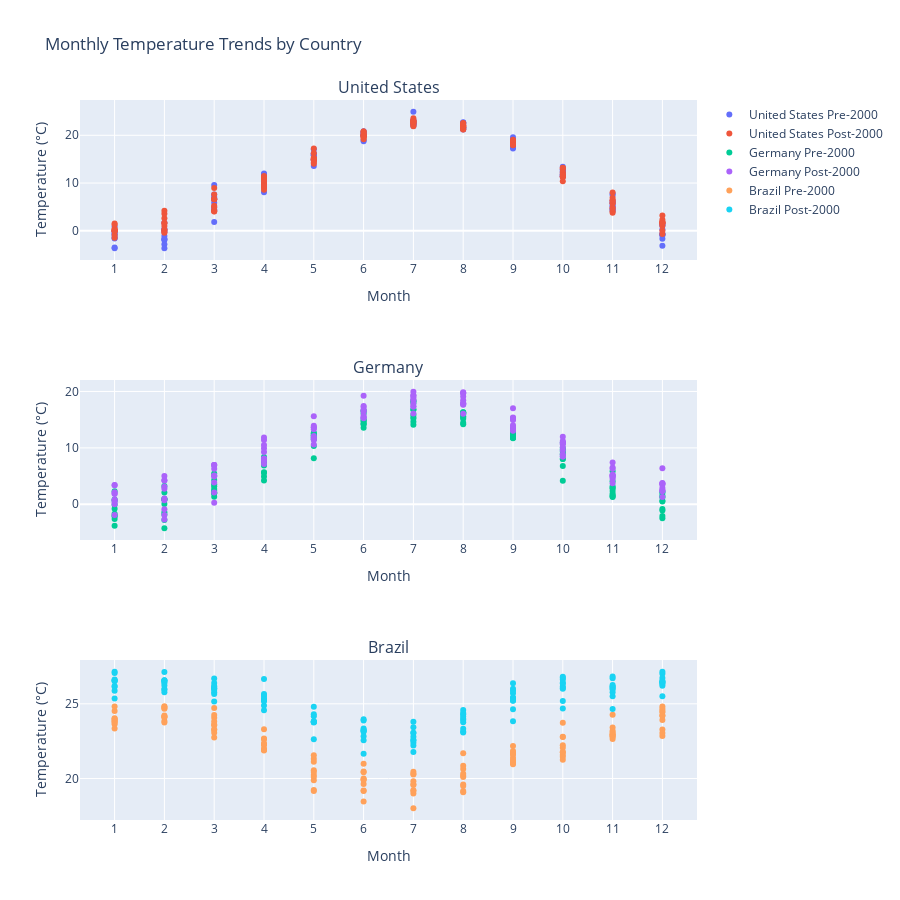

This figure's notebook cell:
### Markdown cell above
In this figure, I am exploring the temperature trends of every month pre-2000 and post-2000 for any selected countries. I created a function where the user can input the countries/country, and it will output the graphs for the temperature trends. To create this figure, I first had to make sure that the function filtered the dataframe for the input countries, and then calculated the mean temperature for each month for each country. Then, I had to separate the temperatures into pre-2000 and post-2000, which is determined based on the 'Year' column in the data frame. From there, I was able to plot the points for each graph and separate the points by color based on if they were pre-2000 or post-2000.

In my example above, it is clear that the United States had mostly constant temperatures across the year, with only a few months increasing in temperature post-2000. There are even months where the highest average temperature was from pre-2000 rather than post-2000. Germany on the other hand, is much more obvious in that average temperatures per month increased post-2000, but they were still pretty similar to pre-2000 temperatures. Brazil has the most drastic change, with all post-2000 average temperatures per month being greater than pre-2000 temperataures. In each graph, the temperature trends across the year remain constant, which indicates that the climate in each country stayed relatively the same, and the only thing that changed was that the average temperature for each respective month increased.

It is also interesting that Brazil's temperature trend is opposite of the United States and Germany, where there are lower temperatures in May to August, compared to the United States and Germany where temperatures peak in these months.

### Code cell
import plotly.graph_objects as go
from plotly.subplots import make_subplots

def plot_monthly_temperature_trends(df, selected_countries):
    """
    Plots average monthly temperature trends for specified countries in separate subplots
    
    Inputs: 
    df: Pandas DataFrame
    selected_countries: list of strings, the countries to include in the plot
    
    Output:
    Interactive graph displaying monthly temperature trends for selected countries in subplots
    """
    # filter data for the specified countries
    filtered_countries = df[df['Country'].isin(selected_countries)]

    # group by Country, Year, and Month and calculate the mean temperature
    monthly_avg_temps = filtered_countries.groupby(['Country', 'Year', 'Month'])['Temp'].mean().reset_index()
    
    # create a figure with a subplot for each country
    fig = make_subplots(rows=len(selected_countries), cols=1, subplot_titles=[f'{country}' for country in selected_countries])

    # loop through each selected country and add traces for pre-2000 and post-2000 temperatures
    for index, country in enumerate(selected_countries, start=1):
        # filter the data for the current country
        country_data = monthly_avg_temps[monthly_avg_temps['Country'] == country]
        
        # separate pre-2000 and post-2000 temperatures
        pre_2000 = country_data[country_data['Year'] < 2000]
        post_2000 = country_data[country_data['Year'] >= 2000]
        
        # add traces for pre-2000 and post-2000 temperatures to the appropriate subplot
        fig.add_trace(go.Scatter(x=pre_2000['Month'], y=pre_2000['Temp'], mode='markers', name=f'{country} Pre-2000'),
                      row=index, col=1)
        fig.add_trace(go.Scatter(x=post_2000['Month'], y=post_2000['Temp'], mode='markers', name=f'{country} Post-2000'),
                      row=index, col=1)

    # update layout
    fig.update_layout(height=300*len(selected_countries), title_text='Monthly Temperature Trends by Country',
                      xaxis_title='Month', yaxis_title='Average Temperature', showlegend=True)
    
    fig.update_xaxes(title_text="Month", tickmode='array', tickvals=list(range(1, 13)))
    fig.update_yaxes(title_text="Temperature (°C)")

    # show the plot
    fig.show()


plot_monthly_temperature_trends(df, ['United States', 'Germany', 'Brazil'])

### Figure 1 — Plotly figure (JSON) as saved in the notebook; plotly's stock layout.template omitted (floating-point values rounded to 4 significant figures)
{"data": [{"mode": "markers", "name": "United States Pre-2000", "type": "scatter", "x": [1, 2, 3, 4, 5, 6, 7, 8, 9, 10, 11, 12, 1, 2, 3, 4, 5, 6, 7, 8, 9, 10, 11, 12, 1, 2, 3, 4, 5, 6, 7, 8, 9, 10, 11, 12, 1, 2, 3, 4, 5, 6, 7, 8, 9, 10, 11, 12, 1, 2, 3, 4, 5, 6, 7, 8, 9, 10, 11, 12, 1, 2, 3, 4, 5, 6, 7, 8, 9, 10, 11, 12, 1, 2, 3, 4, 5, 6, 7, 8, 9, 10, 11, 12, 1, 2, 3, 4, 5, 6, 7, 8, 9, 10, 11, 12, 1, 2, 3, 4, 5, 6, 7, 8, 9, 10, 11, 12, 1, 2, 3, 4, 5, 6, 7, 8, 9, 10, 11, 12], "xaxis": "x", "y": [-0.6962, -2.796, 4.395, 9.515, 15.92, 20.86, 24.93, 22.75, 17.73, 12.86, 4.492, -0.9541, -1.598, -1.804, 5.894, 10.3, 17.1, 19.87, 22.66, 21.56, 17.25, 12.73, 7.522, -0.7424, -1.059, -1.085, 6.828, 10.39, 16.25, 18.73, 22.46, 21.32, 17.57, 12.43, 4.223, -1.668, -3.508, -1.933, 4.885, 9.067, 16.09, 19.96, 21.95, 21.23, 18.44, 12.23, 5.954, -0.6173, -3.627, -3.641, 7.097, 10.5, 15.9, 20.45, 22.33, 22.26, 18.95, 11.43, 5.791, 0.3077, 0.9233, 0.2471, 1.836, 11.8, 15.9, 20.2, 22.39, 22.58, 19.59, 11.81, 5.217, 1.222, -0.5095, 0.3981, 7.626, 8.075, 13.56, 19.04, 22.75, 21.55, 18.17, 11.73, 5.227, 1.636, -0.0009441, -0.1267, 6.578, 11.56, 15.7, 19.95, 22.99, 21.57, 19.06, 11.71, 6.323, 1.189, -0.07527, 1.711, 4.39, 9.6, 14.87, 20.66, 22.26, 22.62, 17.94, 11.37, 7.79, -3.098, -1.504, -1.667, 9.621, 12.01, 14.92, 19.89, 23.17, 21.56, 18.62, 13.4, 4.661, -0.7871], "yaxis": "y"}, {"mode": "markers", "name": "United States Post-2000", "type": "scatter", "x": [1, 2, 3, 4, 5, 6, 7, 8, 9, 10, 11, 12, 1, 2, 3, 4, 5, 6, 7, 8, 9, 10, 11, 12, 1, 2, 3, 4, 5, 6, 7, 8, 9, 10, 11, 12, 1, 2, 3, 4, 5, 6, 7, 8, 9, 10, 11, 12, 1, 2, 3, 4, 5, 6, 7, 8, 9, 10, 11, 12, 1, 2, 3, 4, 5, 6, 7, 8, 9, 10, 11, 12, 1, 2, 3, 4, 5, 6, 7, 8, 9, 10, 11, 12, 1, 2, 3, 4, 5, 6, 7, 8, 9, 10, 11, 12, 1, 2, 3, 4, 5, 6, 7, 8, 9, 10, 11, 12, 1, 2, 3, 4, 5, 6, 7, 8, 9, 10, 11, 12], "xaxis": "x", "y": [-1.429, 0.1896, 5.256, 9.934, 14.06, 19.63, 23.11, 22.55, 18.11, 11.98, 5.751, 1.726, 1.529, 2.612, 8.962, 11.46, 16.26, 20.01, 23.57, 22.1, 18.09, 11.38, 5.84, 1.75, -0.05557, 1.021, 4.24, 9.036, 15.01, 20.14, 22.5, 21.68, 18.28, 11.29, 4.881, -0.6673, -0.852, -0.2652, 4.038, 9.978, 15.28, 19.52, 21.87, 21.23, 18.04, 12.93, 3.773, 2.347, 0.4139, 0.2193, 6.649, 10.74, 15.18, 20.77, 22.12, 21.59, 19.09, 13.21, 6.299, 3.238, -0.02849, 3.605, 7.621, 10.95, 14.81, 20.8, 22.72, 22.06, 18.44, 13.17, 8.024, 0.03553, 0.3481, 4.205, 6.64, 11.09, 14.83, 20.03, 23.06, 21.29, 18.05, 12.32, 6.391, 1.018, -0.004073, 1.567, 4.977, 8.58, 17.22, 20.42, 22.95, 21.87, 18.65, 11.31, 4.101, 1.472, -0.00989, -0.4138, 4.089, 10.64, 14.32, 19.17, 22.47, 21.91, 18.91, 10.36, 4.643, 1.911, 1.271, 1.693, 6.602, 9.412, 14.83, 19.78, 22.85, 22.46, 17.92, 11.66, 6.92, 1.581], "yaxis": "y"}, {"mode": "markers", "name": "Germany Pre-2000", "type": "scatter", "x": [1, 2, 3, 4, 5, 6, 7, 8, 9, 10, 11, 12, 1, 2, 3, 4, 5, 6, 7, 8, 9, 10, 11, 12, 1, 2, 3, 4, 5, 6, 7, 8, 9, 10, 11, 12, 1, 2, 3, 4, 5, 6, 7, 8, 9, 10, 11, 12, 1, 2, 3, 4, 5, 6, 7, 8, 9, 10, 11, 12, 1, 2, 3, 4, 5, 6, 7, 8, 9, 10, 11, 12, 1, 2, 3, 4, 5, 6, 7, 8, 9, 10, 11, 12, 1, 2, 3, 4, 5, 6, 7, 8, 9, 10, 11, 12, 1, 2, 3, 4, 5, 6, 7, 8, 9, 10, 11, 12, 1, 2, 3, 4, 5, 6, 7, 8, 9, 10, 11, 12], "xaxis": "x2", "y": [-3.809, -4.249, 1.984, 7.563, 12.25, 15.11, 17.97, 16.05, 13.06, 8.758, 2.375, 0.5143, 2.295, -1.409, 3.194, 7.427, 8.165, 14.75, 15.47, 14.44, 11.84, 6.781, 1.393, -2.098, -0.07582, 3.237, 5.473, 4.223, 12.11, 14.4, 15.86, 15.15, 13.32, 9.365, 4.097, -1.08, -1.659, 0.8276, 2.727, 8.389, 11.91, 14.83, 18.28, 16.18, 11.72, 8.025, 2.929, 2.021, -2.182, 0.9988, 4.29, 5.583, 11.54, 16.59, 18.38, 16.33, 12.47, 4.173, 2.785, 0.6343, 0.6214, 0.07138, 1.94, 7.586, 12.61, 14.24, 16.75, 16.32, 12.41, 9.729, 5.846, -2.457, -0.7833, -1.827, 2.388, 5.697, 12.38, 14.16, 14.11, 15.38, 13.0, 10.93, 3.18, 1.23, -2.612, 0.8662, 2.093, 4.909, 12.64, 16.54, 16.8, 14.21, 11.85, 8.019, 1.271, -0.8261, -2.009, -2.789, 1.339, 7.401, 10.32, 13.58, 14.61, 15.99, 12.46, 9.969, 1.606, 1.524, 0.8699, 2.108, 3.545, 6.885, 11.79, 16.09, 15.22, 15.62, 11.81, 8.963, 1.87, 2.217], "yaxis": "y2"}, {"mode": "markers", "name": "Germany Post-2000", "type": "scatter", "x": [1, 2, 3, 4, 5, 6, 7, 8, 9, 10, 11, 12, 1, 2, 3, 4, 5, 6, 7, 8, 9, 10, 11, 12, 1, 2, 3, 4, 5, 6, 7, 8, 9, 10, 11, 12, 1, 2, 3, 4, 5, 6, 7, 8, 9, 10, 11, 12, 1, 2, 3, 4, 5, 6, 7, 8, 9, 10, 11, 12, 1, 2, 3, 4, 5, 6, 7, 8, 9, 10, 11, 12, 1, 2, 3, 4, 5, 6, 7, 8, 9, 10, 11, 12, 1, 2, 3, 4, 5, 6, 7, 8, 9, 10, 11, 12, 1, 2, 3, 4, 5, 6, 7, 8, 9, 10, 11, 12, 1, 2, 3, 4, 5, 6, 7, 8, 9, 10, 11, 12], "xaxis": "x2", "y": [0.7896, 1.012, 5.062, 11.39, 13.61, 16.43, 16.1, 17.9, 15.39, 9.571, 4.809, 3.756, 1.804, -2.707, 6.951, 7.999, 13.92, 15.4, 17.37, 18.44, 13.74, 8.854, 5.165, 1.306, -0.006714, -0.8722, 0.2735, 8.056, 11.62, 15.43, 19.31, 17.91, 13.39, 10.65, 4.475, 3.458, 2.149, 4.226, 6.987, 10.53, 12.1, 15.76, 19.28, 16.05, 15.09, 11.96, 6.529, 2.388, 1.93, 0.7316, 5.099, 8.112, 11.79, 15.27, 18.99, 19.73, 13.12, 8.456, 7.422, 6.39, 0.6949, 3.113, 3.882, 7.677, 13.31, 16.81, 18.37, 17.63, 17.04, 8.451, 3.737, 2.325, -1.907, 2.759, 6.96, 7.159, 13.67, 17.25, 17.84, 17.74, 13.02, 11.23, 4.972, 2.542, 3.396, -1.888, 2.068, 11.82, 15.6, 17.43, 19.95, 19.71, 15.28, 10.97, 5.298, 3.683, 0.3363, 4.253, 6.318, 9.258, 10.59, 19.23, 18.63, 19.1, 14.02, 10.87, 5.121, 3.649, 3.398, 5.003, 4.985, 9.941, 11.39, 16.56, 17.28, 19.88, 14.96, 10.13, 6.315, 2.9], "yaxis": "y2"}, {"mode": "markers", "name": "Brazil Pre-2000", "type": "scatter", "x": [1, 2, 3, 4, 5, 6, 7, 8, 9, 10, 11, 12, 1, 2, 3, 4, 5, 6, 7, 8, 9, 10, 11, 12, 1, 2, 3, 4, 5, 6, 7, 8, 9, 10, 11, 12, 1, 2, 3, 4, 5, 6, 7, 8, 9, 10, 11, 12, 1, 2, 3, 4, 5, 6, 7, 8, 9, 10, 11, 12, 1, 2, 3, 4, 5, 6, 7, 8, 9, 10, 11, 12, 1, 2, 3, 4, 5, 6, 7, 8, 9, 10, 11, 12, 1, 2, 3, 4, 5, 6, 7, 8, 9, 10, 11, 12, 1, 2, 3, 4, 5, 6, 7, 8, 9, 10, 11, 12, 1, 2, 3, 4, 5, 6, 7, 8, 9, 10, 11, 12], "xaxis": "x3", "y": [23.85, 24.21, 23.61, 21.98, 20.55, 19.17, 20.32, 20.64, 21.68, 22.78, 22.64, 22.85, 24.0, 24.71, 23.57, 22.68, 21.32, 20.47, 20.45, 19.17, 21.61, 22.05, 24.27, 24.82, 23.64, 24.67, 24.71, 22.28, 20.24, 20.42, 19.17, 20.11, 20.95, 21.57, 22.87, 24.54, 23.92, 23.85, 23.81, 21.92, 19.24, 18.47, 19.0, 19.6, 21.14, 21.45, 22.78, 23.28, 23.35, 24.08, 22.75, 22.24, 21.55, 20.0, 19.21, 20.18, 21.38, 23.73, 22.97, 24.67, 23.73, 23.75, 23.25, 21.95, 21.13, 19.64, 19.61, 20.85, 21.03, 22.8, 23.41, 24.2, 23.81, 24.15, 24.07, 22.63, 19.88, 19.91, 18.01, 19.08, 21.84, 21.78, 23.2, 24.44, 24.04, 24.13, 23.3, 22.35, 20.44, 19.91, 20.27, 19.5, 21.68, 21.75, 22.84, 24.21, 24.51, 24.84, 23.05, 21.87, 19.17, 19.2, 19.57, 20.33, 21.24, 21.25, 22.97, 23.04, 24.82, 24.79, 24.25, 23.3, 20.1, 20.99, 19.82, 21.69, 22.17, 22.22, 23.1, 23.91], "yaxis": "y3"}, {"mode": "markers", "name": "Brazil Post-2000", "type": "scatter", "x": [1, 2, 3, 4, 5, 6, 7, 8, 9, 10, 11, 12, 1, 2, 3, 4, 5, 6, 7, 8, 9, 10, 11, 12, 1, 2, 3, 4, 5, 6, 7, 8, 9, 10, 11, 12, 1, 2, 3, 4, 5, 6, 7, 8, 9, 10, 11, 12, 1, 2, 3, 4, 5, 6, 7, 8, 9, 10, 11, 12, 1, 2, 3, 4, 5, 6, 7, 8, 9, 10, 11, 12, 1, 2, 3, 4, 5, 6, 7, 8, 9, 10, 11, 12, 1, 2, 3, 4, 5, 6, 7, 8, 9, 10, 11, 12, 1, 2, 3, 4, 5, 6, 7, 8, 9, 10, 11, 12, 1, 2, 3, 4, 5, 6, 7, 8, 9, 10, 11, 12], "xaxis": "x3", "y": [25.87, 25.99, 25.15, 24.58, 22.63, 21.66, 21.78, 23.09, 23.83, 24.68, 24.64, 25.51, 25.36, 25.93, 25.66, 25.51, 23.79, 23.13, 22.56, 24.0, 25.41, 26.36, 26.03, 27.01, 26.14, 26.39, 26.02, 24.89, 23.81, 23.17, 22.4, 23.15, 24.64, 25.18, 25.51, 26.2, 26.57, 26.56, 25.76, 25.25, 23.76, 23.25, 22.58, 23.91, 25.41, 26.16, 26.13, 26.43, 27.14, 26.46, 25.93, 25.35, 23.78, 23.22, 23.07, 24.59, 26.01, 26.75, 26.83, 27.14, 26.53, 27.13, 26.69, 26.66, 24.16, 22.56, 23.44, 24.3, 25.22, 26.05, 26.14, 26.52, 26.52, 26.55, 26.04, 25.22, 24.3, 23.35, 22.22, 24.15, 25.71, 26.41, 25.77, 26.4, 26.19, 25.77, 26.39, 25.19, 23.79, 22.83, 23.05, 23.33, 25.21, 26.0, 25.96, 26.33, 27.06, 26.58, 26.19, 25.65, 24.8, 23.87, 22.8, 23.76, 25.87, 26.63, 26.7, 26.72, 26.62, 26.23, 26.14, 25.29, 23.81, 23.97, 23.79, 24.38, 26.37, 26.81, 26.26, 26.5], "yaxis": "y3"}], "layout": {"annotations": [{"font": {"size": 16}, "showarrow": false, "text": "United States", "x": 0.5, "xanchor": "center", "xref": "paper", "y": 1, "yanchor": "bottom", "yref": "paper"}, {"font": {"size": 16}, "showarrow": false, "text": "Germany", "x": 0.5, "xanchor": "center", "xref": "paper", "y": 0.6111, "yanchor": "bottom", "yref": "paper"}, {"font": {"size": 16}, "showarrow": false, "text": "Brazil", "x": 0.5, "xanchor": "center", "xref": "paper", "y": 0.2222, "yanchor": "bottom", "yref": "paper"}], "height": 900, "showlegend": true, "title": {"text": "Monthly Temperature Trends by Country"}, "xaxis": {"anchor": "y", "domain": [0, 1], "tickmode": "array", "tickvals": [1, 2, 3, 4, 5, 6, 7, 8, 9, 10, 11, 12], "title": {"text": "Month"}}, "xaxis2": {"anchor": "y2", "domain": [0, 1], "tickmode": "array", "tickvals": [1, 2, 3, 4, 5, 6, 7, 8, 9, 10, 11, 12], "title": {"text": "Month"}}, "xaxis3": {"anchor": "y3", "domain": [0, 1], "tickmode": "array", "tickvals": [1, 2, 3, 4, 5, 6, 7, 8, 9, 10, 11, 12], "title": {"text": "Month"}}, "yaxis": {"anchor": "x", "domain": [0.7778, 1], "title": {"text": "Temperature (°C)"}}, "yaxis2": {"anchor": "x2", "domain": [0.3889, 0.6111], "title": {"text": "Temperature (°C)"}}, "yaxis3": {"anchor": "x3", "domain": [0, 0.2222], "title": {"text": "Temperature (°C)"}}}}
